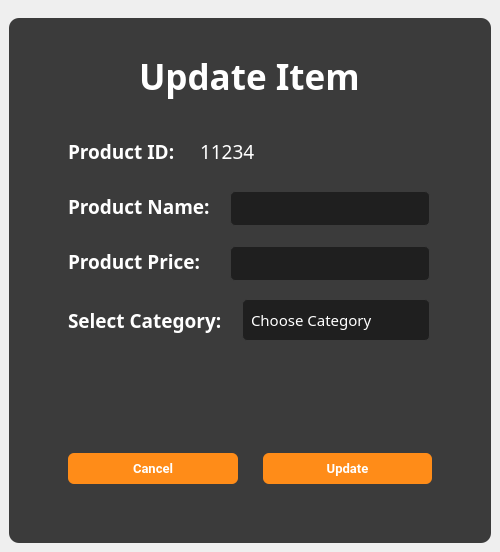
<?xml version="1.0" encoding="UTF-8"?>
<ui version="4.0">
 <class>MainWindow</class>
 <widget class="QMainWindow" name="MainWindow">
  <property name="geometry">
   <rect>
    <x>0</x>
    <y>0</y>
    <width>500</width>
    <height>552</height>
   </rect>
  </property>
  <property name="windowTitle">
   <string>MainWindow</string>
  </property>
  <widget class="QWidget" name="centralwidget">
   <layout class="QVBoxLayout" name="verticalLayout">
    <item>
     <widget class="QWidget" name="widget" native="true">
      <property name="styleSheet">
       <string notr="true">border-radius: 10px;
</string>
      </property>
      <layout class="QVBoxLayout" name="verticalLayout_2">
       <property name="spacing">
        <number>0</number>
       </property>
       <property name="leftMargin">
        <number>0</number>
       </property>
       <property name="rightMargin">
        <number>0</number>
       </property>
       <property name="bottomMargin">
        <number>0</number>
       </property>
       <item>
        <widget class="QWidget" name="widget_2" native="true">
         <property name="styleSheet">
          <string notr="true">background-color: rgb(59, 59, 59);</string>
         </property>
         <layout class="QVBoxLayout" name="verticalLayout_3">
          <property name="topMargin">
           <number>25</number>
          </property>
          <item alignment="Qt::AlignTop">
           <widget class="QWidget" name="widget_3" native="true">
            <property name="minimumSize">
             <size>
              <width>0</width>
              <height>50</height>
             </size>
            </property>
            <layout class="QHBoxLayout" name="horizontalLayout">
             <item alignment="Qt::AlignHCenter">
              <widget class="QLabel" name="label_37">
               <property name="sizePolicy">
                <sizepolicy hsizetype="Expanding" vsizetype="Expanding">
                 <horstretch>0</horstretch>
                 <verstretch>0</verstretch>
                </sizepolicy>
               </property>
               <property name="font">
                <font>
                 <family>Poppins SemiBold</family>
                 <pointsize>26</pointsize>
                 <bold>true</bold>
                </font>
               </property>
               <property name="styleSheet">
                <string notr="true">QLabel{
	color:white;
}</string>
               </property>
               <property name="text">
                <string>Update Item</string>
               </property>
              </widget>
             </item>
            </layout>
           </widget>
          </item>
          <item alignment="Qt::AlignHCenter">
           <widget class="QWidget" name="widget_4" native="true">
            <property name="sizePolicy">
             <sizepolicy hsizetype="Preferred" vsizetype="Expanding">
              <horstretch>0</horstretch>
              <verstretch>0</verstretch>
             </sizepolicy>
            </property>
            <property name="minimumSize">
             <size>
              <width>400</width>
              <height>0</height>
             </size>
            </property>
            <property name="maximumSize">
             <size>
              <width>200</width>
              <height>16777215</height>
             </size>
            </property>
            <property name="styleSheet">
             <string notr="true"/>
            </property>
            <layout class="QVBoxLayout" name="verticalLayout_4">
             <item>
              <widget class="QWidget" name="widget_102" native="true">
               <property name="minimumSize">
                <size>
                 <width>380</width>
                 <height>230</height>
                </size>
               </property>
               <property name="maximumSize">
                <size>
                 <width>360</width>
                 <height>16777215</height>
                </size>
               </property>
               <layout class="QVBoxLayout" name="verticalLayout_5">
                <property name="spacing">
                 <number>20</number>
                </property>
                <item>
                 <layout class="QHBoxLayout" name="horizontalLayout_45">
                  <item>
                   <widget class="QLabel" name="label_38">
                    <property name="maximumSize">
                     <size>
                      <width>16777215</width>
                      <height>35</height>
                     </size>
                    </property>
                    <property name="font">
                     <font>
                      <family>Poppins SemiBold</family>
                      <pointsize>14</pointsize>
                      <bold>true</bold>
                     </font>
                    </property>
                    <property name="styleSheet">
                     <string notr="true">QLabel{
	color:white;
}</string>
                    </property>
                    <property name="text">
                     <string>Product ID: </string>
                    </property>
                   </widget>
                  </item>
                  <item>
                   <widget class="QLabel" name="label_39">
                    <property name="minimumSize">
                     <size>
                      <width>0</width>
                      <height>35</height>
                     </size>
                    </property>
                    <property name="maximumSize">
                     <size>
                      <width>16777215</width>
                      <height>35</height>
                     </size>
                    </property>
                    <property name="font">
                     <font>
                      <family>Poppins Medium</family>
                      <pointsize>14</pointsize>
                      <bold>false</bold>
                     </font>
                    </property>
                    <property name="styleSheet">
                     <string notr="true">QLabel{
	color:white;
}</string>
                    </property>
                    <property name="text">
                     <string>11234</string>
                    </property>
                   </widget>
                  </item>
                  <item>
                   <spacer name="horizontalSpacer_7">
                    <property name="orientation">
                     <enum>Qt::Horizontal</enum>
                    </property>
                    <property name="sizeHint" stdset="0">
                     <size>
                      <width>171</width>
                      <height>35</height>
                     </size>
                    </property>
                   </spacer>
                  </item>
                 </layout>
                </item>
                <item>
                 <layout class="QHBoxLayout" name="horizontalLayout_3">
                  <item>
                   <widget class="QLabel" name="label_40">
                    <property name="font">
                     <font>
                      <family>Poppins SemiBold</family>
                      <pointsize>14</pointsize>
                      <bold>true</bold>
                     </font>
                    </property>
                    <property name="styleSheet">
                     <string notr="true">QLabel{
	color:white;
}</string>
                    </property>
                    <property name="text">
                     <string>Product Name:</string>
                    </property>
                   </widget>
                  </item>
                  <item>
                   <widget class="QLineEdit" name="lineEdit_7">
                    <property name="sizePolicy">
                     <sizepolicy hsizetype="Fixed" vsizetype="Fixed">
                      <horstretch>0</horstretch>
                      <verstretch>0</verstretch>
                     </sizepolicy>
                    </property>
                    <property name="minimumSize">
                     <size>
                      <width>200</width>
                      <height>35</height>
                     </size>
                    </property>
                    <property name="maximumSize">
                     <size>
                      <width>16777215</width>
                      <height>30</height>
                     </size>
                    </property>
                    <property name="font">
                     <font>
                      <family>Poppins Medium</family>
                      <pointsize>11</pointsize>
                     </font>
                    </property>
                    <property name="styleSheet">
                     <string notr="true">QLineEdit {
    background-color: #1F1F1F;
    border: 1px solid #3B3B3B;
    border-radius: 5px;
    padding: 8px;
    color: white;
}

QLineEdit:focus {
    border-color: #FF8C18; /* Change border color when line edit is focused */
}

QLineEdit::placeholder {
    color: #808080; /* Placeholder text color */
}

QLineEdit::hover {
    background-color: #272727; /* Change background color on hover */
}
</string>
                    </property>
                   </widget>
                  </item>
                 </layout>
                </item>
                <item>
                 <layout class="QHBoxLayout" name="horizontalLayout_4">
                  <item>
                   <widget class="QLabel" name="label_57">
                    <property name="font">
                     <font>
                      <family>Poppins SemiBold</family>
                      <pointsize>14</pointsize>
                      <bold>true</bold>
                     </font>
                    </property>
                    <property name="styleSheet">
                     <string notr="true">QLabel{
	color:white;
}</string>
                    </property>
                    <property name="text">
                     <string>Product Price:</string>
                    </property>
                   </widget>
                  </item>
                  <item>
                   <widget class="QLineEdit" name="lineEdit_8">
                    <property name="sizePolicy">
                     <sizepolicy hsizetype="Fixed" vsizetype="Fixed">
                      <horstretch>0</horstretch>
                      <verstretch>0</verstretch>
                     </sizepolicy>
                    </property>
                    <property name="minimumSize">
                     <size>
                      <width>200</width>
                      <height>35</height>
                     </size>
                    </property>
                    <property name="maximumSize">
                     <size>
                      <width>16777215</width>
                      <height>30</height>
                     </size>
                    </property>
                    <property name="font">
                     <font>
                      <family>Poppins Medium</family>
                      <pointsize>11</pointsize>
                     </font>
                    </property>
                    <property name="styleSheet">
                     <string notr="true">QLineEdit {
    background-color: #1F1F1F;
    border: 1px solid #3B3B3B;
    border-radius: 5px;
    padding: 8px;
    color: white;
}

QLineEdit:focus {
    border-color: #FF8C18; /* Change border color when line edit is focused */
}

QLineEdit::placeholder {
    color: #808080; /* Placeholder text color */
}

QLineEdit::hover {
    background-color: #272727; /* Change background color on hover */
}
</string>
                    </property>
                   </widget>
                  </item>
                 </layout>
                </item>
                <item>
                 <layout class="QHBoxLayout" name="horizontalLayout_2">
                  <item>
                   <widget class="QLabel" name="label_58">
                    <property name="font">
                     <font>
                      <family>Poppins SemiBold</family>
                      <pointsize>14</pointsize>
                      <bold>true</bold>
                     </font>
                    </property>
                    <property name="styleSheet">
                     <string notr="true">QLabel{
	color:white;
}</string>
                    </property>
                    <property name="text">
                     <string>Select Category:</string>
                    </property>
                   </widget>
                  </item>
                  <item>
                   <widget class="QComboBox" name="comboBox_2">
                    <property name="font">
                     <font>
                      <family>Poppins Medium</family>
                      <pointsize>11</pointsize>
                     </font>
                    </property>
                    <property name="styleSheet">
                     <string notr="true">QComboBox {
    background-color: #1F1F1F;
    border: 1px solid #3B3B3B;
    border-radius: 5px;
    padding: 8px;
    color: white;
    min-width: 150px; /* Set minimum width */
}

QComboBox::drop-down {
    border: none;
    subcontrol-origin: padding;
    subcontrol-position: top right;
    width: 20px;
    background-color: transparent;
}

QComboBox::down-arrow {
    image: url(:/iCons/icons8-down-arrow-25.png); 
    width: 16px; 
    height: 16px;
    subcontrol-origin: padding; 
    subcontrol-position: center right; 
}


QComboBox::item {
    background-color: #1F1F1F;
	color:white;
    padding: 8px;
}
QComboBox QAbstractItemView::item {
    background-color: #272727; 
    padding: 8px;
	border-radius:5px;
	border: 1px solid #3B3B3B;
    color: white; 
}

QComboBox::item:selected {
    background-color: #FF8C18;
}

QComboBox::hover {
    background-color: #272727; 
}
QComboBox QAbstractItemView::item:hover {
    background-color: #B7B7B7;
}
</string>
                    </property>
                    <property name="currentText">
                     <string/>
                    </property>
                    <property name="placeholderText">
                     <string>Choose Category</string>
                    </property>
                    <item>
                     <property name="text">
                      <string>Coffee</string>
                     </property>
                    </item>
                    <item>
                     <property name="text">
                      <string>Non-Coffee</string>
                     </property>
                    </item>
                   </widget>
                  </item>
                 </layout>
                </item>
                <item>
                 <spacer name="verticalSpacer">
                  <property name="orientation">
                   <enum>Qt::Vertical</enum>
                  </property>
                  <property name="sizeHint" stdset="0">
                   <size>
                    <width>20</width>
                    <height>66</height>
                   </size>
                  </property>
                 </spacer>
                </item>
               </layout>
              </widget>
             </item>
             <item>
              <widget class="QWidget" name="widget_5" native="true">
               <property name="minimumSize">
                <size>
                 <width>0</width>
                 <height>50</height>
                </size>
               </property>
               <layout class="QHBoxLayout" name="horizontalLayout_5">
                <property name="spacing">
                 <number>25</number>
                </property>
                <item>
                 <widget class="QPushButton" name="cancelUpdateBtn">
                  <property name="minimumSize">
                   <size>
                    <width>132</width>
                    <height>31</height>
                   </size>
                  </property>
                  <property name="maximumSize">
                   <size>
                    <width>16777215</width>
                    <height>31</height>
                   </size>
                  </property>
                  <property name="font">
                   <font>
                    <family>Roboto</family>
                    <pointsize>10</pointsize>
                    <bold>true</bold>
                   </font>
                  </property>
                  <property name="styleSheet">
                   <string notr="true">QPushButton {
    padding: 6px 14px;
    font-family: &quot;Roboto&quot;, sans-serif;
    border-radius: 6px;
    border: none;
    color: white;
    background: #FF8C18;
    box-shadow: 0px 0.5px 1.5px rgba(54, 122, 246, 0.25), inset 0px 0.8px 0px -0.25px rgba(255, 255, 255, 0.2);
    user-select: none;
    -webkit-user-select: none;
    touch-action: manipulation;
    transition: background-color 0.2s, box-shadow 0.2s; 
}
QPushButton::pressed {
    background-color: #B7B7B7;
    box-shadow: 0px 1px 2px rgba(0, 0, 0, 0.5) inset;
	color:black;
}
QPushButton:hover {
    background-color: #FFA54E; 
}</string>
                  </property>
                  <property name="text">
                   <string>Cancel</string>
                  </property>
                  <property name="checkable">
                   <bool>true</bool>
                  </property>
                  <property name="autoExclusive">
                   <bool>true</bool>
                  </property>
                 </widget>
                </item>
                <item>
                 <widget class="QPushButton" name="pushButton_32">
                  <property name="minimumSize">
                   <size>
                    <width>132</width>
                    <height>31</height>
                   </size>
                  </property>
                  <property name="maximumSize">
                   <size>
                    <width>16777215</width>
                    <height>31</height>
                   </size>
                  </property>
                  <property name="font">
                   <font>
                    <family>Roboto</family>
                    <pointsize>10</pointsize>
                    <bold>true</bold>
                   </font>
                  </property>
                  <property name="styleSheet">
                   <string notr="true">QPushButton {
    padding: 6px 14px;
    font-family: &quot;Roboto&quot;, sans-serif;
    border-radius: 6px;
    border: none;
    color: white;
    background: #FF8C18;
    box-shadow: 0px 0.5px 1.5px rgba(54, 122, 246, 0.25), inset 0px 0.8px 0px -0.25px rgba(255, 255, 255, 0.2);
    user-select: none;
    -webkit-user-select: none;
    touch-action: manipulation;
    transition: background-color 0.2s, box-shadow 0.2s; 
}
QPushButton::pressed {
    background-color: #B7B7B7;
    box-shadow: 0px 1px 2px rgba(0, 0, 0, 0.5) inset;
	color:black;
}
QPushButton:hover {
    background-color: #FFA54E; 
}</string>
                  </property>
                  <property name="text">
                   <string>Update</string>
                  </property>
                  <property name="checkable">
                   <bool>true</bool>
                  </property>
                  <property name="autoExclusive">
                   <bool>true</bool>
                  </property>
                 </widget>
                </item>
               </layout>
              </widget>
             </item>
             <item>
              <widget class="QWidget" name="widget_6" native="true">
               <property name="minimumSize">
                <size>
                 <width>0</width>
                 <height>25</height>
                </size>
               </property>
              </widget>
             </item>
            </layout>
           </widget>
          </item>
         </layout>
        </widget>
       </item>
      </layout>
     </widget>
    </item>
   </layout>
  </widget>
 </widget>
 <resources/>
 <connections>
  <connection>
   <sender>cancelUpdateBtn</sender>
   <signal>pressed()</signal>
   <receiver>MainWindow</receiver>
   <slot>close()</slot>
   <hints>
    <hint type="sourcelabel">
     <x>93</x>
     <y>468</y>
    </hint>
    <hint type="destinationlabel">
     <x>-34</x>
     <y>481</y>
    </hint>
   </hints>
  </connection>
 </connections>
</ui>
